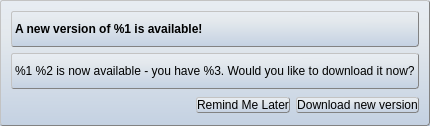
<?xml version="1.0" encoding="UTF-8"?>
<ui version="4.0">
 <class>FvUpdateWindow</class>
 <widget class="QWidget" name="FvUpdateWindow">
  <property name="geometry">
   <rect>
    <x>0</x>
    <y>0</y>
    <width>396</width>
    <height>126</height>
   </rect>
  </property>
  <property name="windowTitle">
   <string>Software Update</string>
  </property>
  <property name="styleSheet">
   <string notr="true">background-color:qlineargradient(spread:pad, x1:0.493, y1:0.0227272, x2:0.498, y2:1, stop:0 #e7ecf2, stop:0.24878 #e4e9ed, stop:1 #c4d1e2);
border-width: 1px;
border-style: outset;
border-radius: 3px;
border-color: rgb(130, 130, 130);</string>
  </property>
  <layout class="QHBoxLayout" name="horizontalLayout_6">
   <item>
    <layout class="QVBoxLayout" name="verticalLayout">
     <item>
      <widget class="QLabel" name="newVersionIsAvailableLabel">
       <property name="font">
        <font>
         <weight>75</weight>
         <bold>true</bold>
        </font>
       </property>
       <property name="text">
        <string>A new version of %1 is available!</string>
       </property>
      </widget>
     </item>
     <item>
      <widget class="QLabel" name="wouldYouLikeToDownloadLabel">
       <property name="text">
        <string>%1 %2 is now available - you have %3. Would you like to download it now?</string>
       </property>
      </widget>
     </item>
     <item>
      <layout class="QHBoxLayout" name="horizontalLayout_3">
       <item>
        <spacer name="horizontalSpacer">
         <property name="orientation">
          <enum>Qt::Horizontal</enum>
         </property>
         <property name="sizeHint" stdset="0">
          <size>
           <width>40</width>
           <height>20</height>
          </size>
         </property>
        </spacer>
       </item>
       <item>
        <widget class="QPushButton" name="remindMeLaterButton">
         <property name="styleSheet">
          <string notr="true"/>
         </property>
         <property name="text">
          <string>Remind Me Later</string>
         </property>
        </widget>
       </item>
       <item>
        <widget class="QPushButton" name="installUpdateButton">
         <property name="styleSheet">
          <string notr="true"/>
         </property>
         <property name="text">
          <string>Download new version</string>
         </property>
         <property name="autoDefault">
          <bool>true</bool>
         </property>
         <property name="default">
          <bool>true</bool>
         </property>
        </widget>
       </item>
      </layout>
     </item>
    </layout>
   </item>
  </layout>
 </widget>
 <resources/>
 <connections/>
</ui>
